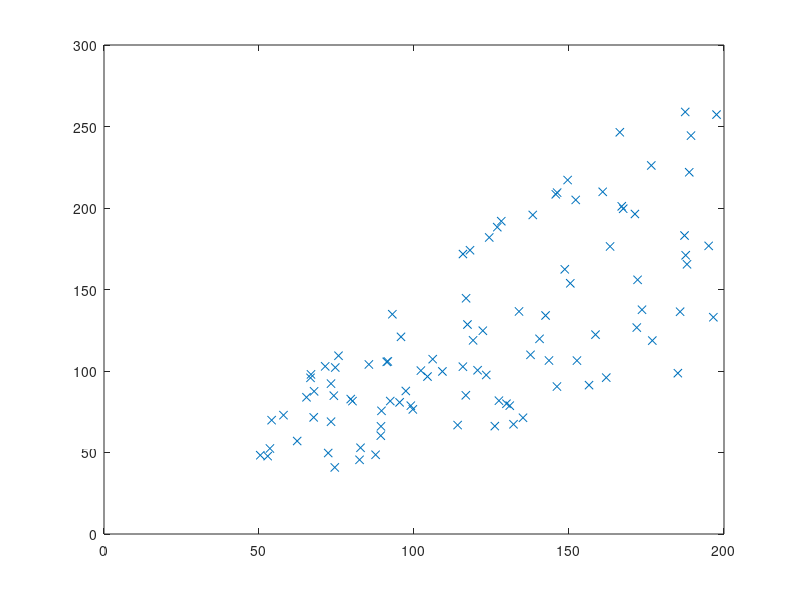

Reproduce this figure in MATLAB.
examples_in_dataset = 100;

min_house_size = 50;
max_house_size = 200;

sizes = min_house_size + rand(1, examples_in_dataset) * (max_house_size - min_house_size);

prices = []
for s = sizes
	prices(end + 1) = s + (-(s/2) + (rand(1,1) * s));
endfor

figure;
plot(sizes, prices, "x");
hold on;
